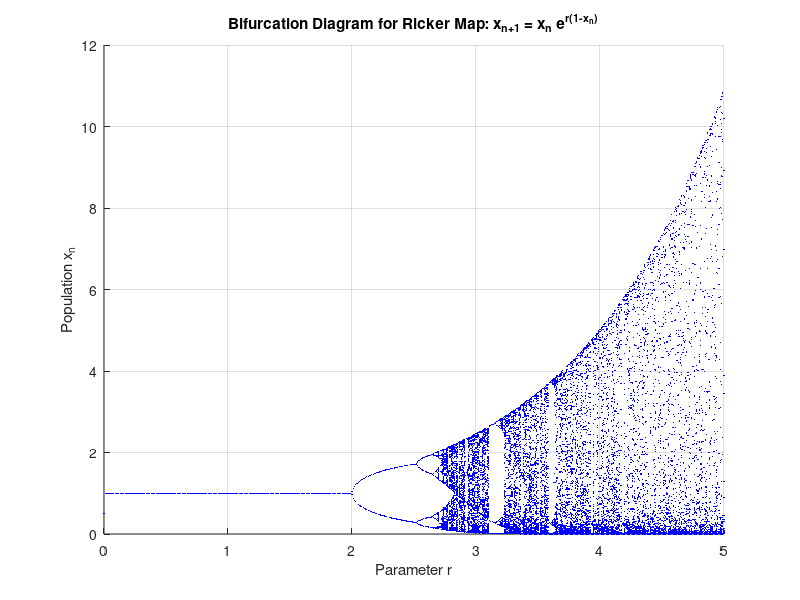
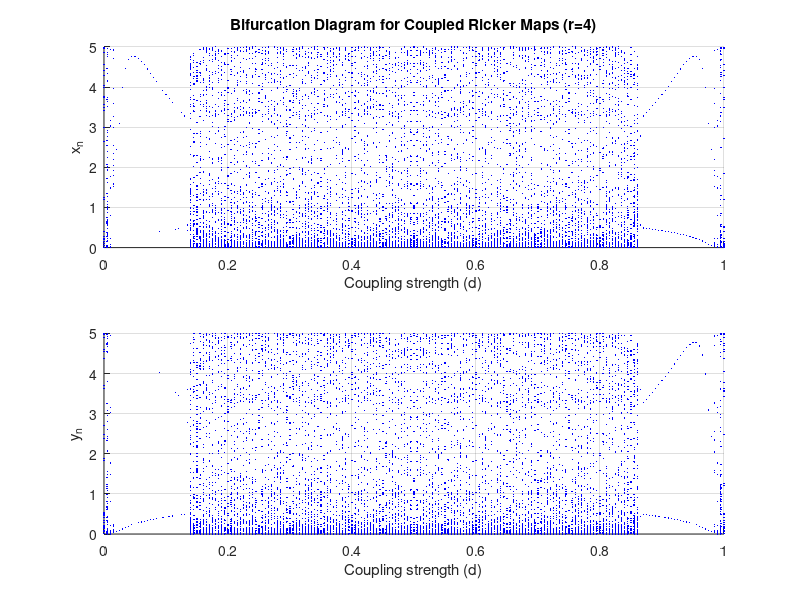

Reproduce these figures in MATLAB, in order.
% Parameters
r_min = 0;       % Minimum r value
r_max = 5;       % Maximum r value
r_step = 0.01;   % Step size for r
n_transient = 500; % Number of transient iterations
n_keep = 100;    % Number of iterations to keep after transients
x0 = 0.5;        % Initial condition

% Initialize
r_values = r_min:r_step:r_max;
x_values = zeros(length(r_values), n_keep);

% Main computation loop
for i = 1:length(r_values)
    r = r_values(i);
    x = x0;
    
    % Transient iterations
    for j = 1:n_transient
        x = x * exp(r*(1 - x));
    end
    
    % Store kept iterations
    for j = 1:n_keep
        x = x * exp(r*(1 - x));
        x_values(i, j) = x;
    end
end

% Plotting
figure;
hold on;
for i = 1:length(r_values)
    plot(r_values(i)*ones(1, n_keep), x_values(i, :), 'b.', 'MarkerSize', 1);
end
hold off;

% Formatting
xlabel('Parameter r');
ylabel('Population x_n');
title('Bifurcation Diagram for Ricker Map: x_{n+1} = x_n e^{r(1-x_n)}');
xlim([r_min r_max]);
grid on;

%%
% Parameters
r = 4;               % Chaotic regime for Ricker map
n_iter = 1000;       % Total iterations
n_transient = 500;   % Transient iterations to discard
d_values = 0:0.005:1; % Coupling parameter range (fine resolution for smooth plot)
x0 = 0.2;            % Initial condition for x
y0 = 0.8;            % Initial condition for y (asymmetric to avoid diagonal)

% Initialize arrays to store results
x_final = zeros(length(d_values), 100); % Store last 100 x-values for each d
y_final = zeros(length(d_values), 100); % Store last 100 y-values for each d

% Define Ricker map
f = @(x) x .* exp(r * (1 - x));

% Main loop over coupling strengths d
for i = 1:length(d_values)
    d = d_values(i);
    x = x0;
    y = y0;
    
    % Transient iterations (discarded)
    for k = 1:n_transient
        x_new = d * f(x) + (1 - d) * f(y);
        y_new = (1 - d) * f(x) + d * f(y);
        x = x_new;
        y = y_new;
    end
    
    % Store post-transient iterations
    for k = 1:100
        x_new = d * f(x) + (1 - d) * f(y);
        y_new = (1 - d) * f(x) + d * f(y);
        x = x_new;
        y = y_new;
        x_final(i, k) = x;
        y_final(i, k) = y;
    end
end

% Plot bifurcation diagram for x_n vs. d
figure;
subplot(2, 1, 1);
hold on;
for i = 1:length(d_values)
    plot(d_values(i) * ones(1, 100), x_final(i, :), 'b.', 'MarkerSize', 1);
end
xlabel('Coupling strength (d)');
ylabel('x_n');
title('Bifurcation Diagram for Coupled Ricker Maps (r=4)');
xlim([0 1]);
ylim([0 5]);
grid on;

% Plot bifurcation diagram for y_n vs. d
subplot(2, 1, 2);
hold on;
for i = 1:length(d_values)
    plot(d_values(i) * ones(1, 100), y_final(i, :), 'b.', 'MarkerSize', 1);
end
xlabel('Coupling strength (d)');
ylabel('y_n');
xlim([0 1]);
ylim([0 5]);
grid on;

